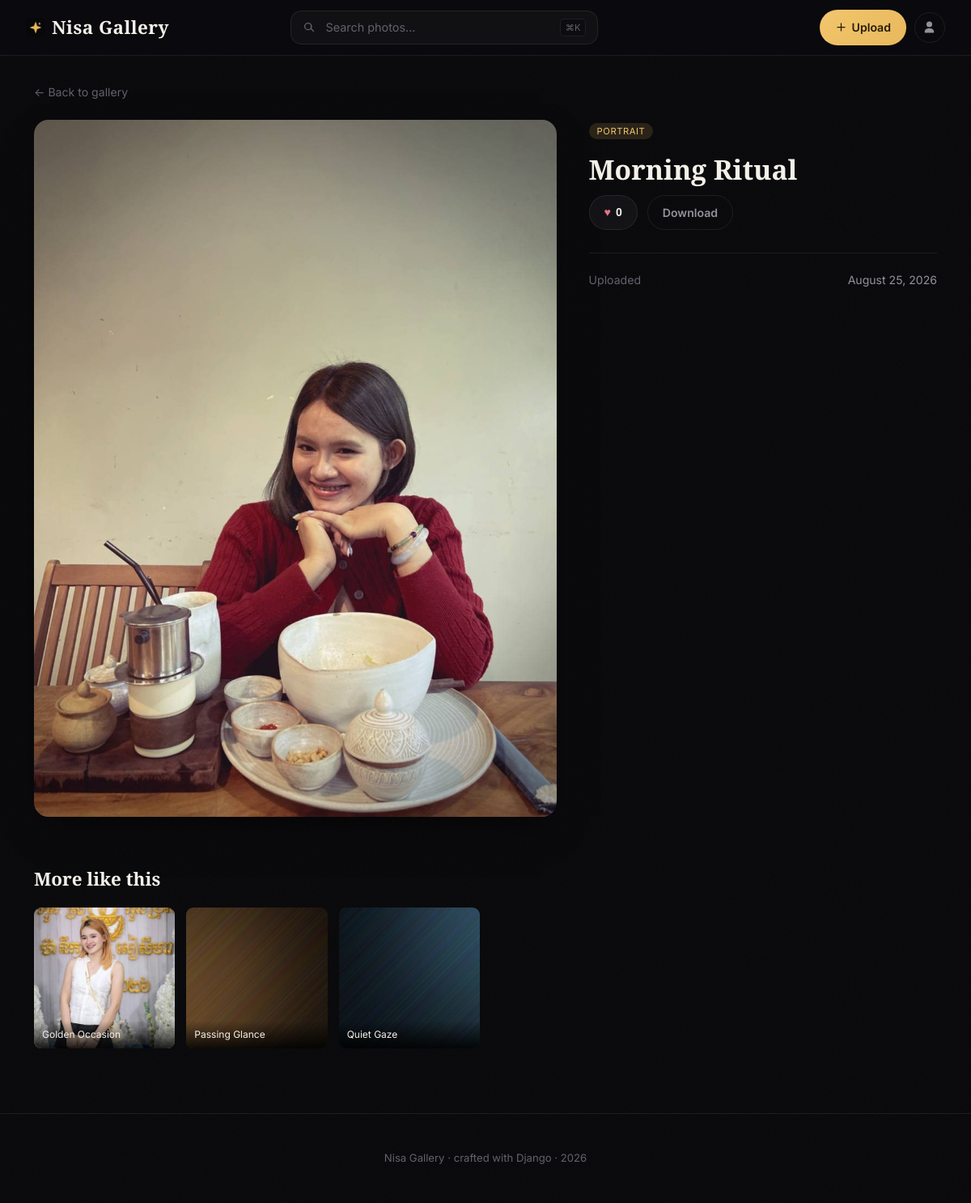
Page /photo/photo-8/ on the committed database.
### gallery/models.py (models this page shows, shortened)
class Photo(models.Model):
    title = models.CharField(max_length=120)
    slug = models.SlugField(max_length=140, unique=True, blank=True)
    description = models.TextField(blank=True)
    image = models.ImageField(upload_to="photos/%Y/%m/")
    thumbnail = models.ImageField(upload_to="thumbnails/%Y/%m/", blank=True, null=True)
    category = models.ForeignKey(
        Category, on_delete=models.SET_NULL, null=True, blank=True, related_name="photos"
    )
    photographer = models.CharField(max_length=80, blank=True)
    is_featured = models.BooleanField(default=False)
    likes = models.PositiveIntegerField(default=0)
    uploaded_at = models.DateTimeField(auto_now_add=True)
    class Meta:
        ordering = ["-uploaded_at"]
    @property
    def thumb_url(self):
        if self.thumbnail:
            return self.thumbnail.url
        return self.image.url
    def get_absolute_url(self):
        return reverse("gallery:photo_detail", kwargs={"slug": self.slug})

class Category(models.Model):
    name = models.CharField(max_length=60, unique=True)
    slug = models.SlugField(max_length=70, unique=True, blank=True)
    class Meta:
        verbose_name_plural = "Categories"
        ordering = ["name"]

### gallery/views.py (the view)
# urls.py: path("photo/<slug:slug>/", views.photo_detail, name="photo_detail"),
def photo_detail(request, slug):
    photo = get_object_or_404(Photo.objects.select_related("category"), slug=slug)
    if not _has_image_file(photo):
        raise Http404("This photo's image file is missing.")
    related_qs = Photo.objects.exclude(image="").exclude(pk=photo.pk)
    if photo.category:
        related_qs = related_qs.filter(category=photo.category)
    related = _only_existing(related_qs[:12])[:6]
    return render(request, "gallery/detail.html", {"photo": photo, "related": related})

### gallery/views.py (called while the page is built)
def _has_image_file(photo):
    return bool(photo.image) and photo.image.storage.exists(photo.image.name)

def _only_existing(queryset):
    return [p for p in queryset if _has_image_file(p)]

### gallery/templates/gallery/detail.html (shortened to what this page needs)
{% extends "gallery/base.html" %}
{% block content %}
<section class="detail">
  <a href="{% url 'gallery:home' %}" class="back-link">&larr; Back to gallery</a>
  <div class="detail-grid">
    <div class="detail-image lightbox-trigger"
         data-full="{{ photo.image.url }}"
         data-title="{{ photo.title }}"
         data-category="{{ photo.category.name|default:'' }}"
         data-date="{{ photo.uploaded_at|date:'Y' }}"
         data-detail="{{ photo.get_absolute_url }}"
         tabindex="0" role="button" aria-label="View {{ photo.title }} full screen">
      <img src="{{ photo.image.url }}" alt="{{ photo.title }}">
    </div>
    <div class="detail-info">
      {% if photo.category %}<span class="tag">{{ photo.category.name }}</span>{% endif %}
      <h1>{{ photo.title }}</h1>
      <div class="detail-actions">
        <button class="btn btn-like" data-like-url="{% url 'gallery:like_photo' photo.slug %}">
          <span class="heart">♥</span> <span class="like-count">{{ photo.likes }}</span>
        </button>
        <a href="{{ photo.image.url }}" download class="btn btn-ghost">Download</a>
      </div>
      <dl class="meta-list">
        <div><dt>Uploaded</dt><dd>{{ photo.uploaded_at|date:"F j, Y" }}</dd></div>
      </dl>
    </div>
  </div>
</section>
{% if related %}
<section class="related">
  <h2>More like this</h2>
  <div class="related-grid">
    {% for r in related %}
    <a href="{{ r.get_absolute_url }}" class="related-card">
      <img src="{{ r.thumb_url }}" alt="{{ r.title }}" loading="lazy">
      <span>{{ r.title }}</span>
    </a>
    {% endfor %}
  </div>
</section>
{% endif %}
{% endblock %}

### gallery/templates/gallery/base.html (shortened to what this page needs)
{% load static %}
<!DOCTYPE html>
<html lang="en">
<head>
<link rel="stylesheet" href="{% static 'gallery/css/style.css' %}">
</head>
<body>
<header class="site-header">
  <div class="header-inner">
    <a href="{% url 'gallery:home' %}" class="brand">
      <img src="{% static 'gallery/img/logo.png' %}" alt="" class="brand-mark-img">
      <span class="brand-name">Nisa Gallery</span>
    </a>
    <form class="search-form" action="{% url 'gallery:home' %}" method="get" role="search">
      <svg viewBox="0 0 24 24" class="icon-search" aria-hidden="true"><path d="M10 3a7 7 0 1 0 4.9 12.02l4.54 4.54a1 1 0 0 0 1.42-1.42l-4.54-4.54A7 7 0 0 0 10 3Zm-5 7a5 5 0 1 1 10 0 5 5 0 0 1-10 0Z"/></svg>
      <input type="text" name="q" id="searchInput" placeholder="Search photos..." value="{{ query }}" aria-label="Search photos">
      <kbd class="search-kbd">⌘K</kbd>
    </form>
    <nav class="header-nav" aria-label="Primary">
      <a href="{% url 'gallery:upload' %}" class="btn btn-primary" aria-label="Upload a photo">
        <svg viewBox="0 0 24 24" class="icon-plus" aria-hidden="true"><path d="M11 4h2v7h7v2h-7v7h-2v-7H4v-2h7z"/></svg>
        <span class="btn-label">Upload</span>
      </a>
      <a href="{% url 'admin:index' %}" class="icon-btn admin-btn" aria-label="Admin panel">
        <svg viewBox="0 0 24 24"><path d="M12 12a5 5 0 1 0 0-10 5 5 0 0 0 0 10Zm0 2c-4.4 0-8 2.24-8 5v3h16v-3c0-2.76-3.6-5-8-5Z"/></svg>
      </a>
    </nav>
  </div>
</header>
<main>
{% block content %}{% endblock %}
</main>
<footer class="site-footer">
  <p>Nisa Gallery &middot; crafted with Django &middot; {% now "Y" %}</p>
</footer>
</body>
</html>

### rows in the picture
Photo: image (picture), category.name "PORTRAIT", title "Morning Ritual", likes "0", uploaded_at "August 25, 2026"
Photo: thumb_url (picture), title "Golden Occasion"
Photo: thumb_url (picture), title "Passing Glance"
Photo: thumb_url (picture), title "Quiet Gaze"
